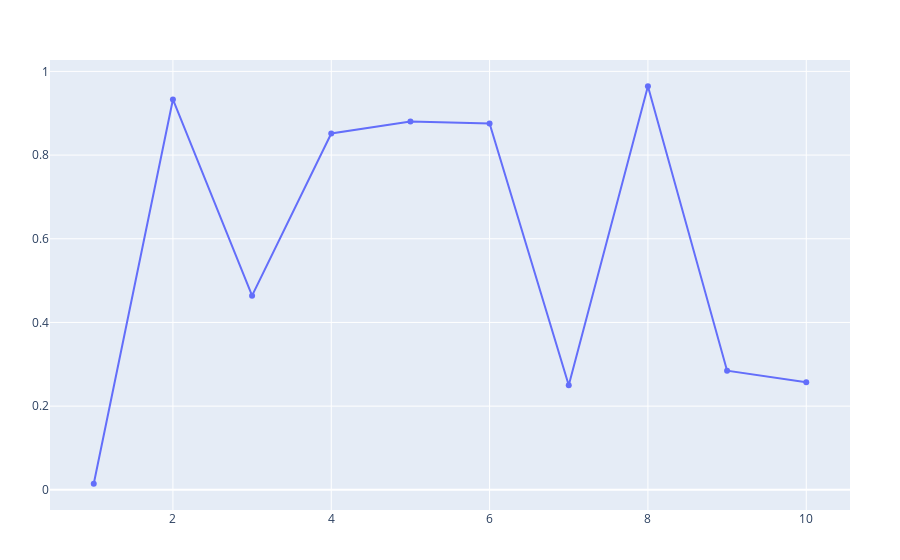

The cell this chart's notebook holds for it:
### Markdown cell above
The above calculation may be made by hand as shown here, as, 

$$
\begin{align}
\text{Given:} \quad & a = 1, \quad b = 12, \quad c = 1 \\
\text{Quadratic Formula:} \quad & x = \frac{-b \pm \sqrt{b^2 - 4ac}}{2a} \\
\text{Step 1: Discriminant} \quad & \Delta = b^2 - 4ac = 12^2 - 4 \cdot 1 \cdot 1 = 144 - 4 = 140 \\
\text{Step 2: Substitute into formula} \quad & x = \frac{-12 \pm \sqrt{140}}{2 \cdot 1} = \frac{-12 \pm \sqrt{140}}{2} \\
\text{Step 3: Simplify} \quad & \sqrt{140} = \sqrt{4 \cdot 35} = 2\sqrt{35} \\
& x = \frac{-12 \pm 2\sqrt{35}}{2} \\
& \boxed{x = -6 \pm \sqrt{35}.}
\end{align}
$$
Therefore, the manual and julia based solutions are the same. QED.

### Code cell
using PlotlyJS

# Create a simple dataset
x = 1:10
y = rand(10)  # Generate 10 random values

# Create a scatter plot
plot = Plot(scatter(x=x, y=y, mode="lines+markers", name="Random Data"))

# Display the plot
display(plot)
savefig(plot, "interactive_plot.html")

### Figure 1 — Plotly figure (JSON) as saved in the notebook; plotly's stock layout.template omitted (floating-point values rounded to 4 significant figures)
{"data": [{"mode": "lines+markers", "name": "Random Data", "type": "scatter", "x": [1, 2, 3, 4, 5, 6, 7, 8, 9, 10], "y": [0.01448, 0.9329, 0.464, 0.8516, 0.8804, 0.8758, 0.2501, 0.9645, 0.2846, 0.2573]}], "layout": {"margin": {"b": 50, "l": 50, "r": 50, "t": 60}}}
